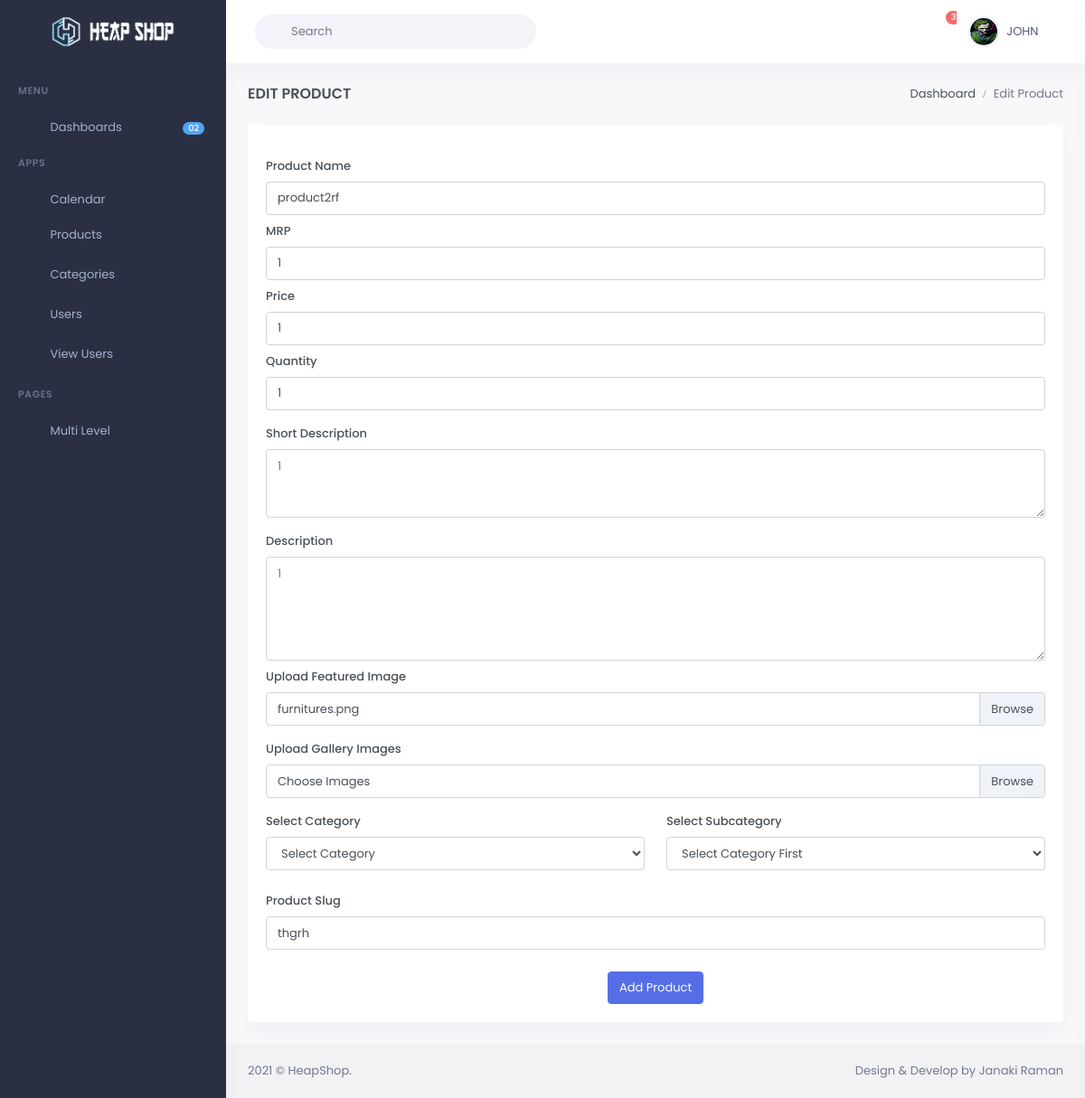
The page /admin/edit-product.php?edit-product=61 (signed in) on the database its author committed.
### tables this page shows
CREATE TABLE `products` (
  `id` int(11) NOT NULL,
  `categories_id` int(11) NOT NULL,
  `sub_categories_id` int(11) NOT NULL,
  `product_name` varchar(255) NOT NULL,
  `slug` varchar(255) NOT NULL,
  `mrp` float NOT NULL,
  `price` float NOT NULL,
  `quantity` int(11) NOT NULL,
  `featured_image` varchar(255) NOT NULL,
  `gallery_images` varchar(255) NOT NULL,
  `short_desc` varchar(2000) NOT NULL,
  `description` text NOT NULL,
  `added_by` varchar(255) NOT NULL,
  `added_on` date DEFAULT NULL,
  `status` tinyint(4) NOT NULL,
  `featured_product` tinyint(4) NOT NULL
);

### functions/functions.php (called while the page is built, shortened)
<?php
$db = mysqli_connect('localhost', 'root', '', 'heapshop');
if (isset($_GET['edit-product'])) {
	$product_id = $_GET['edit-product'];
	global $db, $set_pid, $set_pname, $set_pprice, $set_pmrp, $set_pquantity, $set_pshort_desc, $set_pdesc, $set_pcat, $set_psubcat,
		   $set_pslug;
	$query = "SELECT * FROM products WHERE id = $product_id";
	$results = mysqli_query($db, $query);
	$set_pdetail = mysqli_fetch_array($results);
	$set_pname 		 = $set_pdetail['product_name'];
	$set_pmrp 		 = $set_pdetail['mrp'];
	$set_pprice 	 = $set_pdetail['price'];
	$set_pquantity	 = $set_pdetail['quantity'];
	$set_pshort_desc = $set_pdetail['short_desc'];
	$set_pdesc 		 = $set_pdetail['description'];
	$set_pslug       = $set_pdetail['slug'];
}
?>

### admin/edit-product.php (the view, shortened to what this page needs)
<?php include ('../functions/functions.php'); ?>
<!DOCTYPE html>
<html lang="en">
<head>
    <?php include 'includes/header/header-styles.php'; ?>
</head>
<?php include 'includes/body.php'; ?>
<div id="layout-wrapper">
    <?php include 'includes/menu/menu.php'; ?>
    <div class="main-content">
        <div class="page-content">
            <div class="container-fluid">
                <div class="row">
                    <div class="col-12">
                        <div class="page-title-box d-flex align-items-center justify-content-between">
                            <h4 class="mb-0 font-size-18">Edit Product</h4>
                            <div class="page-title-right">
                                <ol class="breadcrumb m-0">
                                    <li class="breadcrumb-item"><a href="index.php">Dashboard</a></li>
                                    <li class="breadcrumb-item active">Edit Product</li>
                                </ol>
                            </div>
                        </div>
                    </div>
                </div>
                <div class="row">
                    <div class="col-12">
                        <div class="card">
                            <form class="form-horizontal" method="post" action="add-product.php" enctype="multipart/form-data">
                                <div class="card-body card-block">
                                    <div class="form-group mt-3 mb-2">
                                        <label class=" form-control-label">Product Name</label>
                                        <input type="text" name="product_name" placeholder="Enter the Product Name" class="form-control" value="<?php echo $set_pname; ?>">
                                    </div>
                                    <div class="form-group mb-2">
                                        <label class=" form-control-label">MRP</label>
                                        <input type="text" name="mrp" placeholder="Enter Product MRP" class="form-control" value="<?php echo $set_pmrp; ?>">
                                    </div>
                                    <div class="form-group mb-2">
                                        <label class=" form-control-label">Price</label>
                                        <input type="text" name="price" placeholder="Enter Product Price" class="form-control"  value="<?php echo $set_pprice; ?>">
                                    </div>
                                    <div class="form-group mb-2">
                                        <label class=" form-control-label">Quantity</label>
                                        <input type="text" name="quantity" placeholder="Enter Product Quantity" class="form-control"  value="<?php echo $set_pquantity; ?>">
                                    </div>
                                    <div class="form-group mt-3 mb-2">
                                        <label class=" form-control-label">Short Description</label>
                                        <textarea name="short_desc" class="form-control" placeholder="<?php echo $set_pshort_desc ?>" rows="3"></textarea>
                                    </div>
                                    <div class="form-group mt-3 mb-2">
                                        <label class=" form-control-label">Description</label>
                                        <textarea name="description" class="form-control" placeholder="<?php echo $set_pdesc ?>" rows="5"></textarea>
                                    </div>
                                    <div class="row">
                                        <div class="col-md-12">
                                            <div class="form-group mb-3">
                                                <label>Upload Featured Image</label>
                                                <div class="custom-file">
                                                    <label class="custom-file-label" for="customFile"><?php echo $set_pfimage ?></label>
                                                </div>
                                            </div>
                                        </div>
                                        <div class="col-md-12">
                                            <div class="form-group mb-3">
                                                <label class="form-control-label">Upload Gallery Images</label>
                                                <div class="custom-file">
                                                    <label class="custom-file-label" for="customFile">Choose Images</label>
                                                </div>
                                            </div>
                                        </div>
                                    </div>
                                    <div class="row">
                                    <div class="col-md-6">
                                        <div class="form-group">
                                            <label>Select Category</label>
                                            <select name="category_id" id="categories" class="form-control">
                                                <option value="0">Select Category</option>
                                            </select>
                                        </div>
                                    </div>
                                    <div class="col-md-6">
                                        <div class="form-group">
                                            <label>Select Subcategory</label>
                                            <select name="sub_category_id" id="sub_categories" class="form-control">
                                                <option value="">Select Category First</option>
                                            </select>
                                        </div>
                                    </div>
                                    </div>
                                    <div class="form-group mt-2 mb-2">
                                        <label class=" form-control-label">Product Slug</label>
                                        <input type="text" name="product_slug" placeholder="Enter the Product Slug" value="<?php echo $set_pslug ?>" class="form-control">
                                    </div>
                                    <div class="text-center mt-4">
                                        <button type="submit" name="add_product" class="btn btn-primary">
                                            Add Product
                                        </button>
                                    </div>
                                </div>
                            </form>
                        </div>
                    </div>
                </div>
            </div>
        </div>
        <?php include 'includes/footer/footer.php'; ?>
    </div>
</div>
</body>
</html>

### rows shown on the page
products: product_name "product2rf", mrp "1", price "1", quantity "1", short_desc "1", description "1", product_slug "thgrh"

### other values the page prints
$log_username "JOHN"
